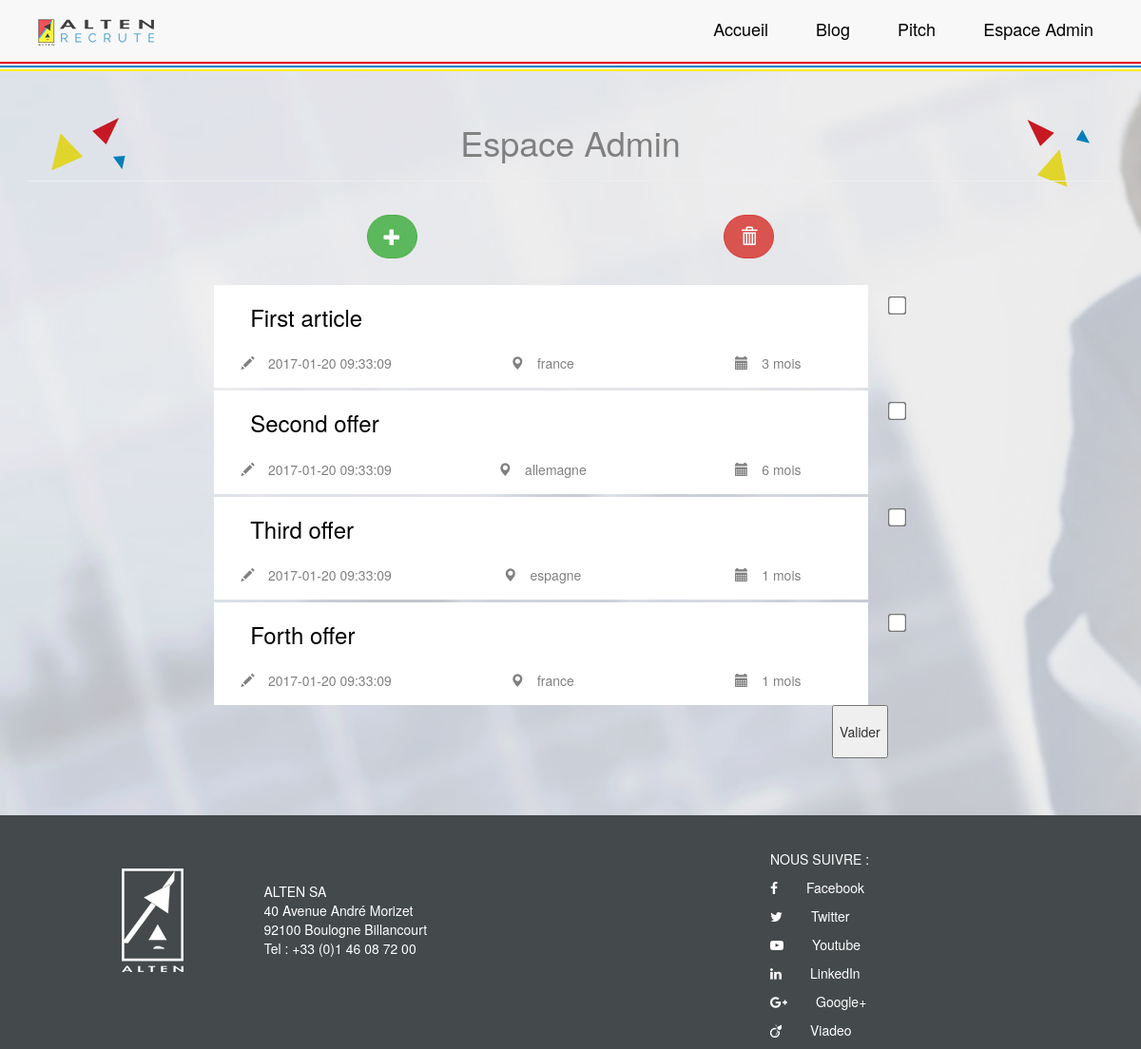
Page /index.php?p=gerer on the committed database.
### tables this page shows
create table t_offers (
id integer not null primary key auto_increment,
title varchar(100) not null,
content varchar(2000) not null,
date_publication datetime not null DEFAULT CURRENT_TIMESTAMP,
region  varchar(140) not null,
intern_level varchar(50),
intern_date datetime,
intern_duration varchar(250)
);

### app/Autoloader.php (called while the page is built, shortened)
<?php
class Autoloader
{
  static function autoload($class)
  {
    if (strrpos($class, __NAMESPACE__ . '\\') === 0 ) {
      $class = str_replace(__NAMESPACE__ . '\\', '', $class );
      $class = str_replace('\\', '/', $class);
    }
  }
}

### app/Database.php (called while the page is built, shortened)
<?php
  class Database
  {
    private $pdo;
    private function getPDO()
    {
      if ($this->pdo === null) {
        $pdo = new PDO('mysql:dbname=agility;host=agility','root','');
        $pdo->setAttribute(PDO::ATTR_ERRMODE, PDO::ERRMODE_EXCEPTION);
        $this->pdo = $pdo;
      }
      return $this->pdo;
    }
    public function query($statement, $class_name)
    {
      $req = $this->getPDO()->query($statement);
      $data = $req->fetchAll(PDO::FETCH_CLASS, $class_name);
      return $data;
    }
  }

### app/Offer.php (called while the page is built, shortened)
<?php
class Offer
{
    private $id;
    private $title;
    private $date_publication;
    private $region;
    private $intern_duration;
    public function getId() {
        return $this->id;
    }
    public function getTitle() {
        return $this->title;
    }
    public function getDate_publication()
    {
        return $this->date_publication;
    }
    public function getRegion()
    {
      return $this->region;
    }
    public function getIntern_duration()
    {
      return $this->intern_duration;
    }
}

### pages/espace_admin/gerer.php (the view, shortened to what this page needs)
<div class="container">
    <div class="row">
        <div class="panel-heading">
          <div class="panel-title text-center">
          <h1 class="espace-admin">Espace Admin</h1>
          <hr/>
          </div>
        </div>
        <div class="col-md-12">
        <div class="row">
          <div class="col-md-offset-2 col-md-8 text-center gerer">
            <div class="col-md-6 text-center">
              <a class="btn btn-success btn-lg" href="index.php?p=ajouter" title="Ajouter une nouvelle annonce" role="button"><span class="glyphicon glyphicon-plus"></span></a>
            </div>
            <div class="col-md-6 text-center">
              <a class="btn btn-danger btn-lg" href="index.php?p=gerer" title="Supprimer une annonce" role="button"><span class="glyphicon glyphicon-trash"></span></a>
            </div>
          </div>
        </div>
        <div class="row">
          <div class="col-md-offset-2 col-md-8 annonces-espace-admin">
            <?php foreach ($db->query('SELECT * FROM t_offers', 'App\Offer') as $offer)
              { ?>
                <a class="" href="#" id = "modalBtn" role="button" data-toggle="modal" data-target=<?php echo "#modal".$offer->getId();?>>
                  <div class="col-md-11">
                    <span>
                      <div class="linkadd">
                      <h3 class="annonces title-offers"> <?php echo $offer->getTitle(); ?></h3>
                        <div class="row">
                          <div class="col-md-4 text-center">
                            <i class="glyphicon glyphicon-pencil icon-offer"></i>
                            <span class="annonces"> <?php echo $offer->getDate_publication(); ?></span>
                          </div>
                          <div class="col-md-4 text-center">
                            <i class="glyphicon glyphicon-map-marker icon-offer"></i>
                            <span class="annonces"> <?php echo $offer->getRegion(); ?></span>
                          </div>
                          <div class="col-md-4 text-center">
                            <i class="glyphicon glyphicon glyphicon-calendar icon-offer"></i>
                            <span class="annonces"> <?php echo $offer->getIntern_duration(); ?></span>
                          </div>
                        </div>
                      </div>
                    </span>
                  </div>
                </a>
                <div class="col-md-1  text-center">
                 <input type="checkbox" name=<?php echo "checkbox".$offer->getId();?> id="checkbox">
                </div>
        <?php } ?>
          <div class="row">
            <div class="col-md-10">
            </div>
            <div class="col-md-2">
              <input type="submit" value="Valider">
            </div>
          </div>
        </div>
      </div>
    </div>
  </div>
</div>

### public/css/style.css (style rules this page uses)
body { background-image: url("../images/image-fond.png"); background-attachment: fixed; background-repeat: no-repeat; background-size: cover; padding-top: 100px; }
.linkadd { padding: 1px; border-left: 3px solid white; background-color: white; margin-left: -15px; margin-right: -15px; margin-top: 3px; color: black; }
.annonces { padding-left: 5%; color: grey; }
.title-offers { color: black; }
.icon-offer { color: grey; }
.espace-admin { text-align: center; color: grey; }
.gerer { margin-bottom: 10px; }
.btn-lg { border-radius: 25px!important; }
.annonces-espace-admin { margin-top: 15px; }
input[type=checkbox] { -ms-transform: scale(1.5); -moz-transform: scale(1.5); -webkit-transform: scale(1.5); -o-transform: scale(1.5); padding: 10px; }

### rows in the picture
t_offers: title "First article", date_publication "2017-01-20 09:33:09", region "france", intern_duration "3 mois"
t_offers: title "Second offer", date_publication "2017-01-20 09:33:09", region "allemagne", intern_duration "6 mois"
t_offers: title "Third offer", date_publication "2017-01-20 09:33:09", region "espagne", intern_duration "1 mois"
t_offers: title "Forth offer", date_publication "2017-01-20 09:33:09", region "france", intern_duration "1 mois"
